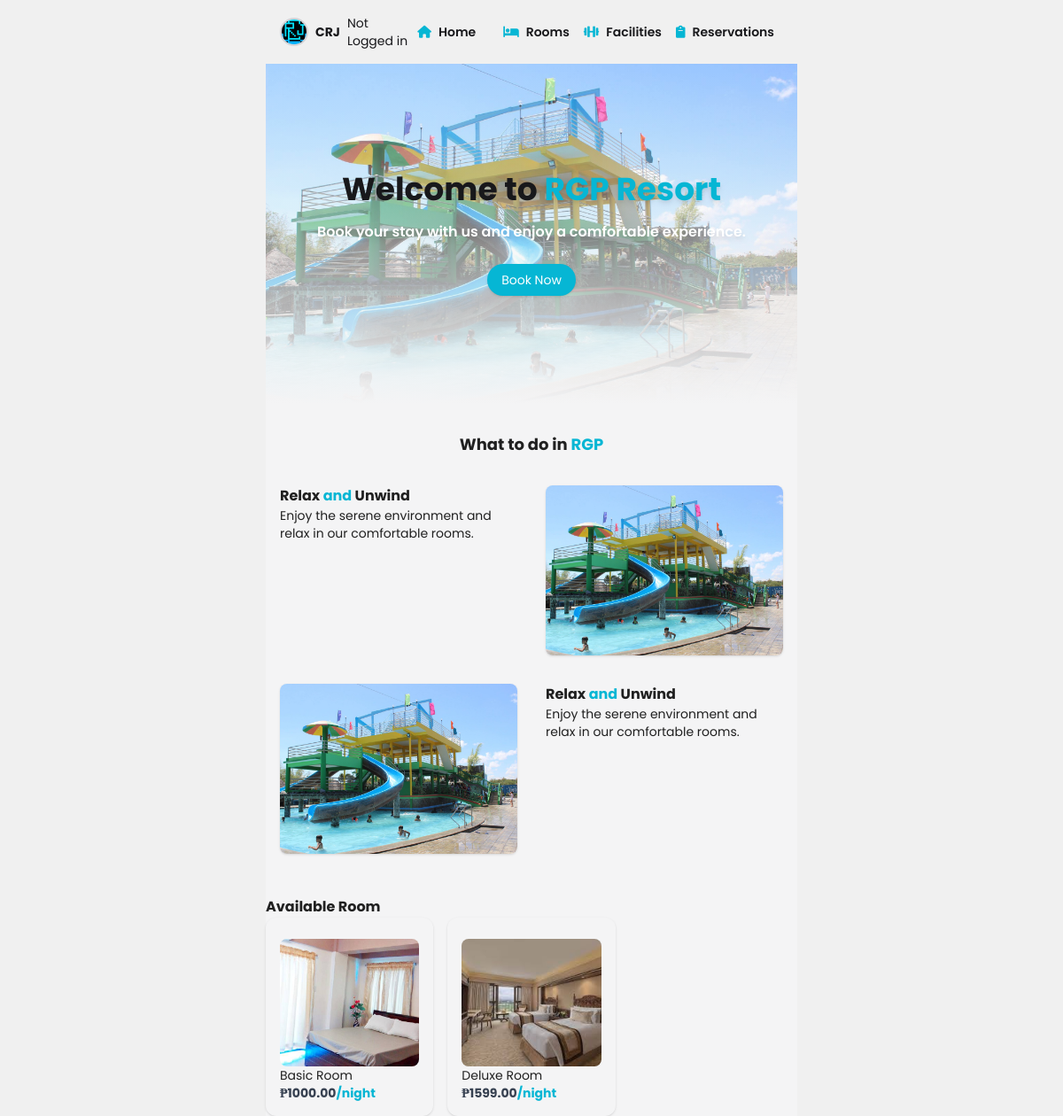
/home/, run on the app's committed database.
### reservation/models.py (models this page shows, shortened)
class Room(models.Model):
    name = models.CharField(max_length=100)
    description = models.TextField()
    image = models.ImageField(upload_to='room_images/')
    price = models.DecimalField(max_digits=10, decimal_places=2)
    is_available = models.BooleanField(default=True)

### reservation/views.py (the view)
# urls.py: path('home/', homepage, name='home'),
def homepage(request):
    rooms = Room.objects.filter(is_available=True)
    facilities = Facility.objects.all()
    return render(request, 'homepage.html', {'rooms': rooms, 'facilities': facilities})

### reservation/templates/homepage.html
{% extends 'base.html' %}
{% block content %}
{% load static %}
<div class="relative bg-cover bg-center h-96" style="background-image: url({% static 'images/rgp6.jpg' %});">
    <div class="absolute inset-0 bg-gradient-to-t from-zinc-100 to-transparent"></div>
    <div class="relative z-10 flex flex-col items-center justify-center h-full text-center text-white">
        <h1 class="text-4xl text-zinc-900 font-bold mb-4">Welcome to <span class="text-cyan-500 drop-shadow-md">RGP Resort</span> </h1>
        <p class="font-semibold mb-6 drop-shadow-md">Book your stay with us and enjoy a comfortable experience.</p>
        <a href="{% url 'book_room' %}" class="shadow bg-cyan-500 hover:bg-cyan-700 text-white text-sm py-2 px-4 rounded-full">Book Now</a>
    </div>
</div>
<h2 class="font-bold text-lg mt-8 text-center mb-4">What to do in <span class="text-cyan-500"> RGP</span></h2>
<div class="flex">
    <div class="p-4 w-1/2">
        <h3 class=" font-bold">Relax <span class="text-cyan-500"> and</span> Unwind</h3>
        <p class="text-sm">Enjoy the serene environment and relax in our comfortable rooms.</p>
    </div>
    <div class="p-4 w-1/2">
        <img src="{% static 'images/rgp6.jpg' %}" alt="Relax and Unwind" class="w-full h-48 shadow object-cover rounded-lg">
    </div>
</div>
<div class="flex">
    <div class="p-4 w-1/2">
        <img src="{% static 'images/rgp6.jpg' %}" alt="Relax and Unwind" class="w-full h-48 object-cover shadow rounded-lg">
    </div>
    <div class="p-4 w-1/2">
        <h3 class=" font-bold">Relax <span class="text-cyan-500"> and</span> Unwind</h3>
        <p class="text-sm">Enjoy the serene environment and relax in our comfortable rooms.</p>
    </div>
</div>
<h2 class="font-bold mt-8">Available Room</h2>
{% if rooms %}
<div class="grid grid-cols-3 gap-4">
    {% for room in rooms|slice:":3" %}
        <a href="{% url 'view_room' room.pk %}" class="p-4  rounded-xl shadow">
            {% if room.image %}
                <img src="{{ room.image.url }}" alt="{{ room.name }}" class="mt-2 w-full h-36 object-cover rounded-lg">
            {% endif %}
            <h2 class="text-sm ">{{ room.name }}</h2>
            <div class="flex items-center">
                <p class="text-gray-700 text-sm font-bold">₱{{ room.price }}</p><span class="text-sm font-bold text-cyan-500 ">/night</span>
            </div>
        </a>
    {% endfor %}
</div>
{% else %}
<p>No rooms available.</p>
{% endif %}
{% endblock %}

### reservation/static/style.css (style rules this page uses)
body { background-color: #f0f0f0; color: #202020; font-family: "Poppins", serif; }
h1 { color: #121212; }

### data on the page
Room: image (picture), name "Basic Room", price "1000.00"
Room: image (picture), name "Deluxe Room", price "1599.00"
